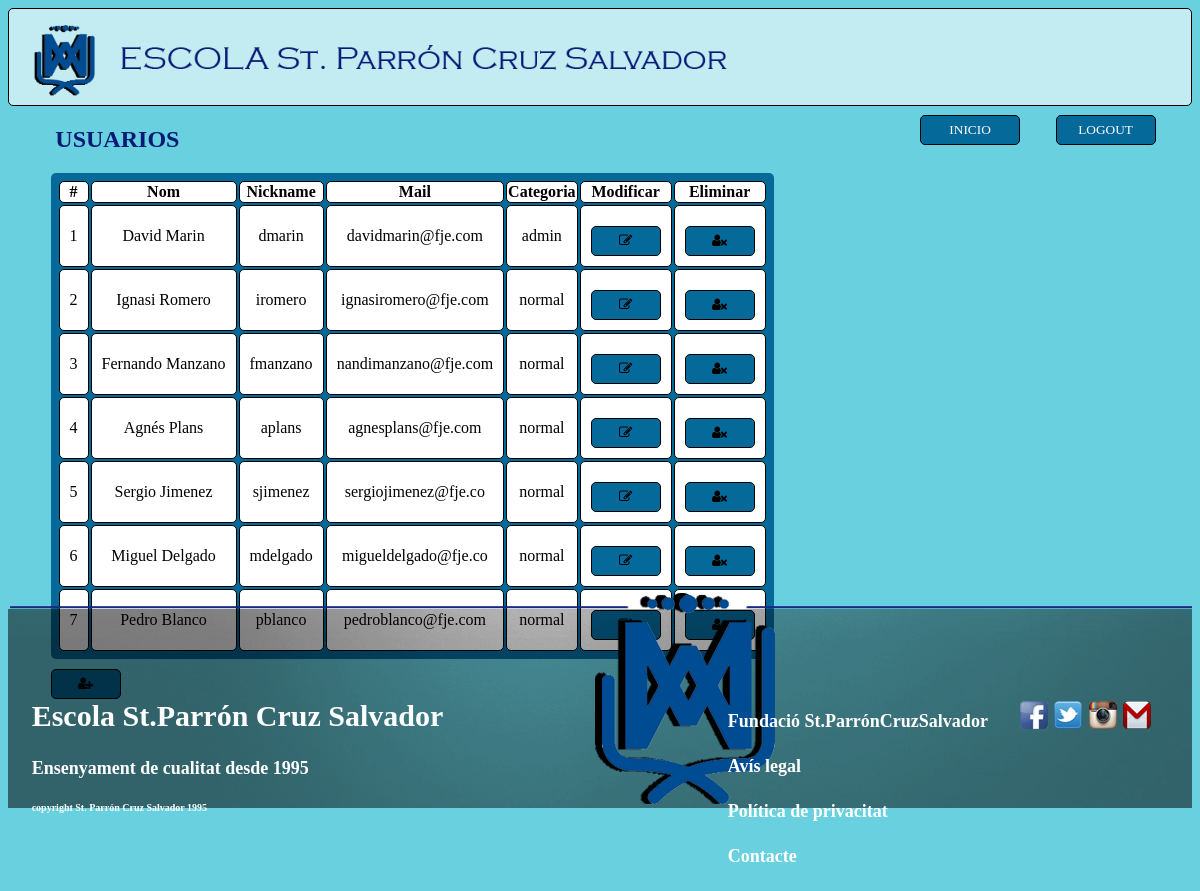
The page /administracionRoot.php on the database as committed earlier.
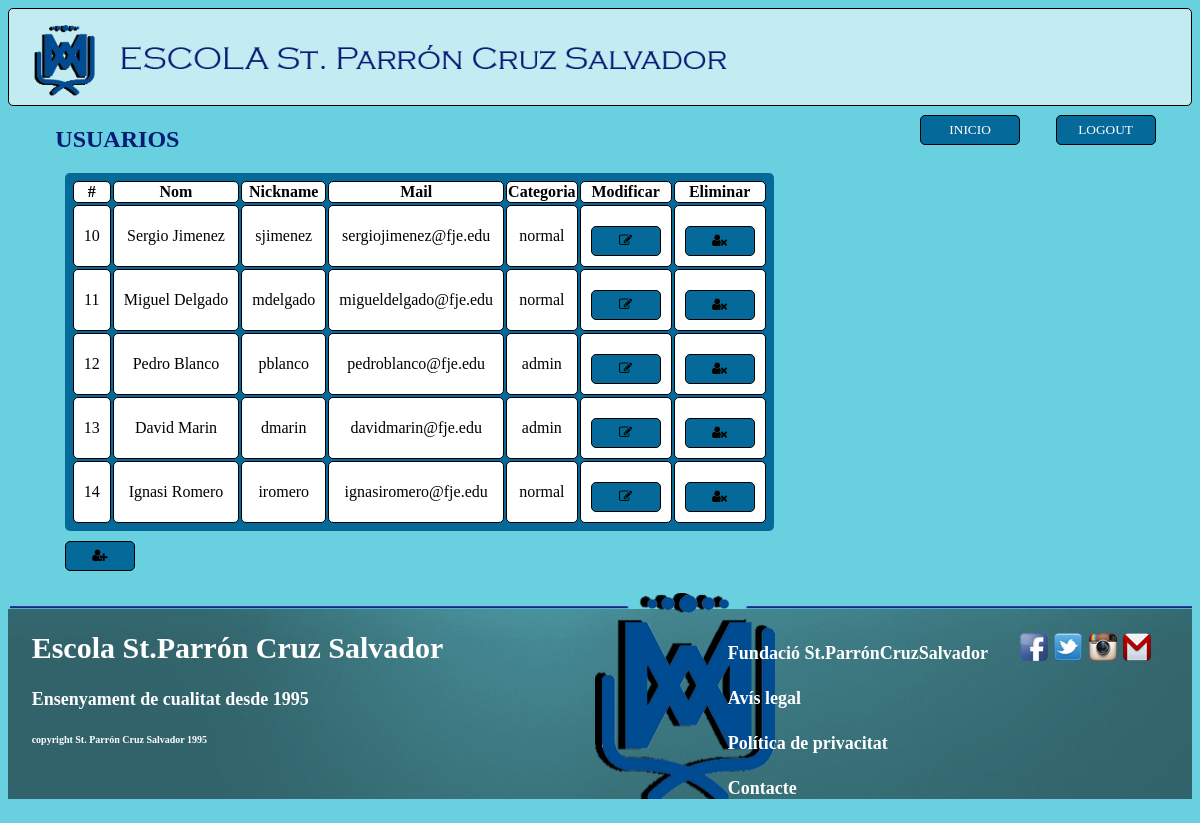
The same page on the database as committed later.
### tables this page shows
CREATE TABLE IF NOT EXISTS `usuario` (
`id_usuario` int(11) NOT NULL,
  `nom_usuari` varchar(20) DEFAULT NULL,
  `nickname_usuari` varchar(20) DEFAULT NULL,
  `correo_usuari` varchar(40) DEFAULT NULL,
  `password_usuari` varchar(20) DEFAULT NULL,
  `tipo_usuario` varchar(10) DEFAULT NULL
);

### administracionRoot.php (the view, shortened to what this page needs)
<!DOCTYPE html>
<html>
<head>
  <link type="text/css" rel="stylesheet" href="css.css" />
  <link rel="stylesheet" href="https://maxcdn.bootstrapcdn.com/font-awesome/4.4.0/css/font-awesome.min.css">
</head>
<header>
  <section>
    <img id='logo' src="img/logo.png">
  </section>
  <section>
    <button id='boton' type="submit" class="button" onclick="window.location.href='salir.php'">LOGOUT</button>
    <button id='boton' type="submit" class="button" onclick="window.location.href='pagina_principal_root.php?id=<?php echo $_REQUEST['identif_usuario']; ?>'">INICIO</button>
  </section>
</header>
<body id='bg'>
  <section>
    <h1>USUARIOS</h1>
    <section id="formulario">
      <?php
        $con=mysqli_connect('localhost', 'root', 'DAW22015', 'bd_recursos');
      ?>
      <article id="usuarios">
      <?php
        $idUser=$_REQUEST['identif_usuario'];
        $buscarUsuarios="SELECT * FROM usuario WHERE tipo_usuario!='root'";
        $users=mysqli_query($con,$buscarUsuarios);
        echo "<table><tr><th>#</th><th>Nom</th><th>Nickname</th><th>Mail</th><th>Categoria</th><th>Modificar</th><th>Eliminar</th></tr>";
        if (mysqli_num_rows($users)>0){
          while($row=mysqli_fetch_array($users)){
            echo "<td>$row[id_usuario]</td>";
            echo "<td>".utf8_encode($row['nom_usuari'])."</td>";
            echo "<td>".utf8_encode($row['nickname_usuari'])."</td>";
            echo "<td>".utf8_encode($row['correo_usuari'])."</td>";
            echo "<td>".$row['tipo_usuario']."</td>";
            echo "<td>
                    <form action='modificar_users.php?id=$row[id_usuario]' method='POST'>
                      <input type='hidden' name='identif_usuario' value='$idUser'>
                        <button>
                          <i class='fa fa-pencil-square-o' style='color:black;'></i>
                        </button>
                    </form>
                  </td>";
            ?><td>
                    <form action='eliminar_users.php?id=<?php echo $row['id_usuario'] ?>' method='POST'>
                      <button onclick="return confirm('Deseas eliminar a este usuario?');">
                        <i class='fa fa-user-times' style='color:black;'></i>
                      </button>
                    </form>
                  </td>
              <?php
          }
        }
        echo "</table>";
        echo "<button><a href='afegir_users.php?identif_usuario=$idUser'><i class='fa fa-user-plus'></i></a><b/button>";
      ?>
      </article>
    </section>
  </section>
  <footer id="footer">
<section>
</br><br>
<h2>Escola St.Parrón Cruz Salvador</h2>
<h4>Ensenyament de cualitat desde 1995</h4>
<h5>copyright St. Parrón Cruz Salvador 1995</h5>
</section>
<section id="spe">
  <img src="img/fb.png">
  <img src="img/tw.png">
  <img src="img/ins.png">
  <img src="img/gm.png">
</section>
<section id="info">
  <h4>Fundació St.ParrónCruzSalvador</h4>
  <h4>Avís legal</h4>
  <h4>Política de privacitat</h4>
  <h4>Contacte</h4>
</section>
</footer>
</body>
</html>

Rows that differ between the two databases and show on the page:
removed usuario: id_usuario "1", nom_usuari "David Marin", nickname_usuari "dmarin", correo_usuari "davidmarin@fje.com", tipo_usuario "admin"
removed usuario: id_usuario "2", nom_usuari "Ignasi Romero", nickname_usuari "iromero", correo_usuari "ignasiromero@fje.com", tipo_usuario "normal"
no longer on this page (row edited): usuario: id_usuario "3", nom_usuari "Fernando Manzano", nickname_usuari "fmanzano", correo_usuari "nandimanzano@fje.com", tipo_usuario "normal"
removed usuario: id_usuario "4", nom_usuari "Agnés Plans", nickname_usuari "aplans", correo_usuari "agnesplans@fje.com", tipo_usuario "normal"
removed usuario: id_usuario "5", nom_usuari "Sergio Jimenez", nickname_usuari "sjimenez", correo_usuari "sergiojimenez@fje.co", tipo_usuario "normal"
removed usuario: id_usuario "6", nom_usuari "Miguel Delgado", nickname_usuari "mdelgado", correo_usuari "migueldelgado@fje.co", tipo_usuario "normal"
added usuario: id_usuario "10", nom_usuari "Sergio Jimenez", nickname_usuari "sjimenez", correo_usuari "sergiojimenez@fje.edu", tipo_usuario "normal"
added usuario: id_usuario "11", nom_usuari "Miguel Delgado", nickname_usuari "mdelgado", correo_usuari "migueldelgado@fje.edu", tipo_usuario "normal"
added usuario: id_usuario "12", nom_usuari "Pedro Blanco", nickname_usuari "pblanco", correo_usuari "pedroblanco@fje.edu", tipo_usuario "admin"
added usuario: id_usuario "13", nom_usuari "David Marin", nickname_usuari "dmarin", correo_usuari "davidmarin@fje.edu", tipo_usuario "admin"
added usuario: id_usuario "14", nom_usuari "Ignasi Romero", nickname_usuari "iromero", correo_usuari "ignasiromero@fje.edu", tipo_usuario "normal"
